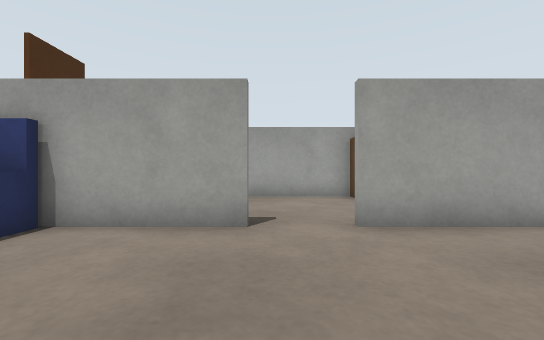
[1] (above)

24 first-person views from a walk through a world built for the Gazebo simulator. The camera is 0.46 m above the floor, looks level and sees 90° across. The floor is counted in squares, 0.5 m on a side. Each view is taken from the middle of a square. On the plan, view 1 faces up. The plan holds only what a view shows up to about 11 squares ahead; the rest is blank. The place goes on beyond the plan.

[2]
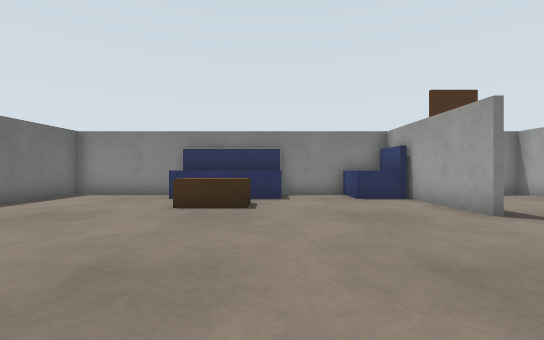

[3]
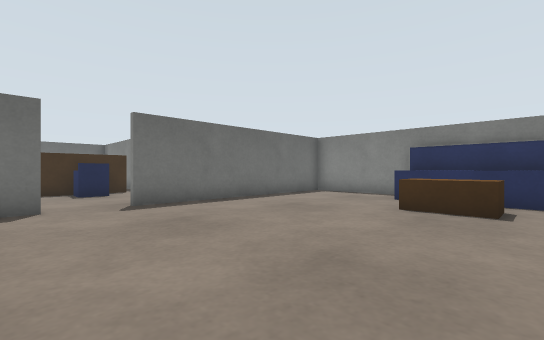

[4]
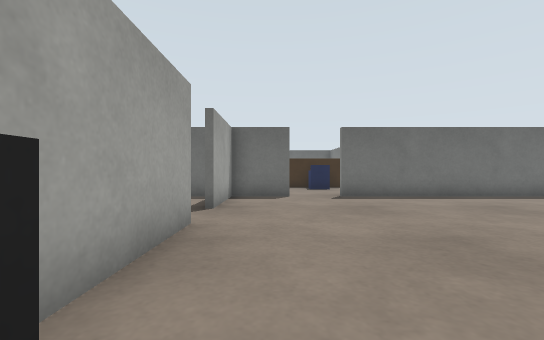

[5]
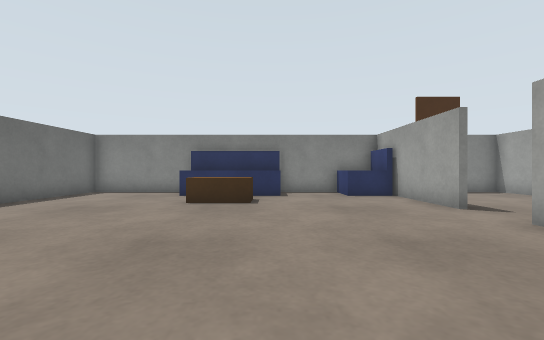

[6]
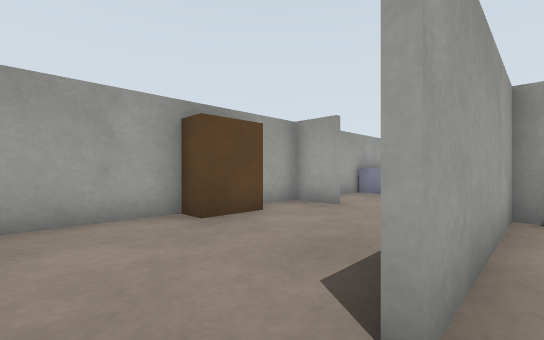

[7]
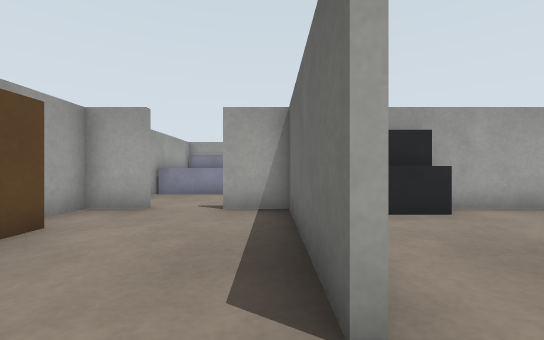

[8]
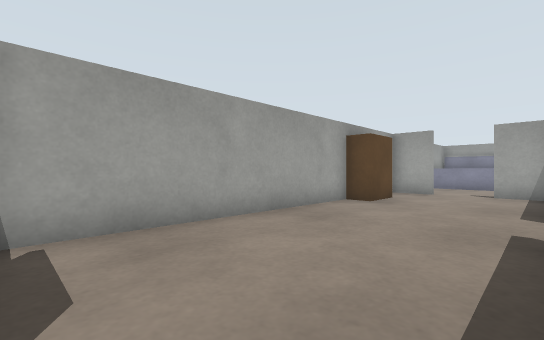

[9]
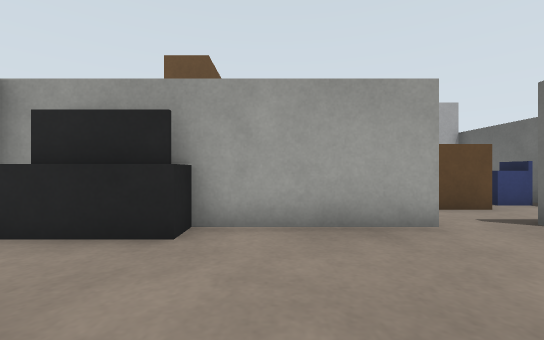

[10]
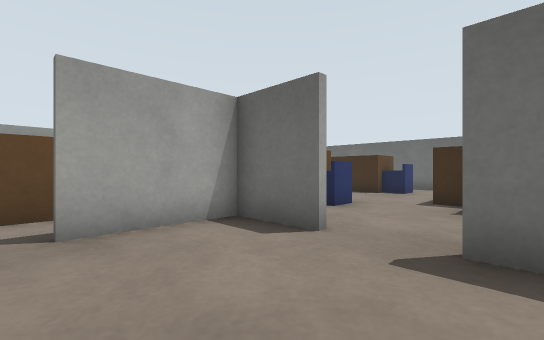

[11]
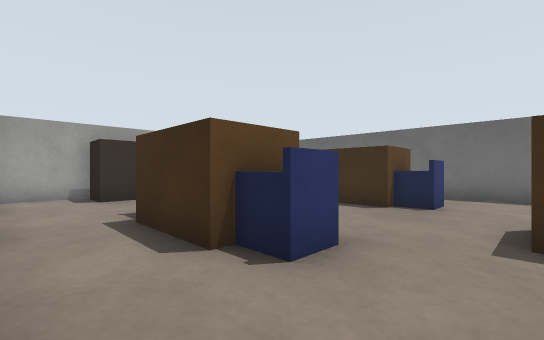

[12]
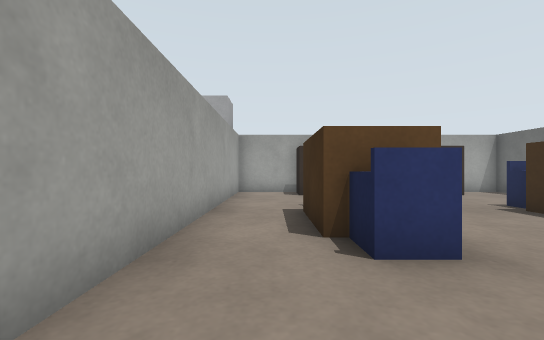

[13]
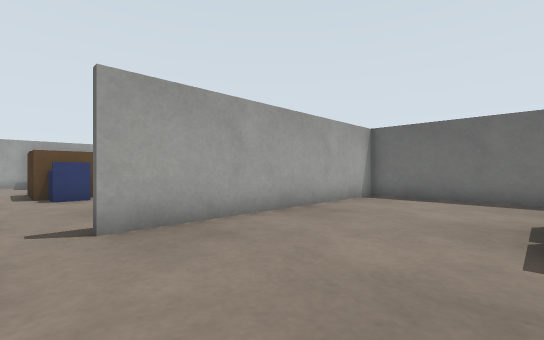

[14]
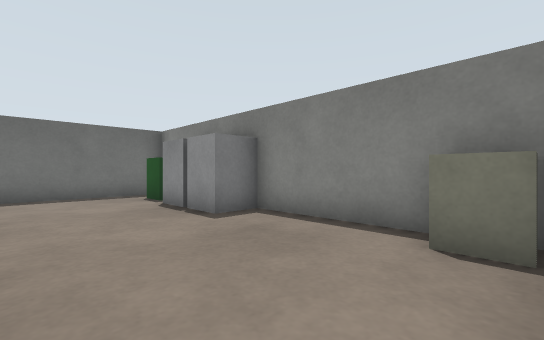

[15]
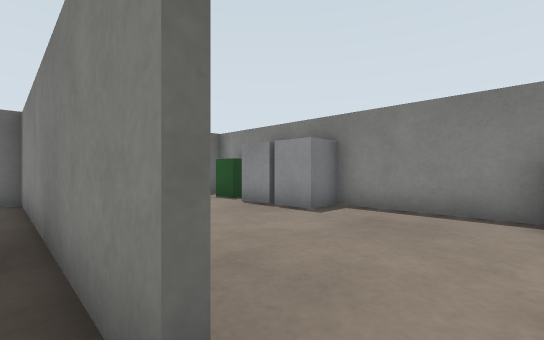

[16]
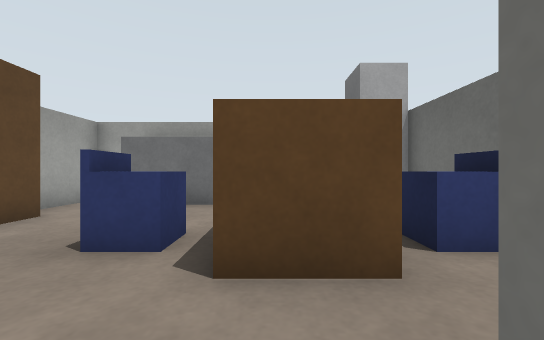

[17]
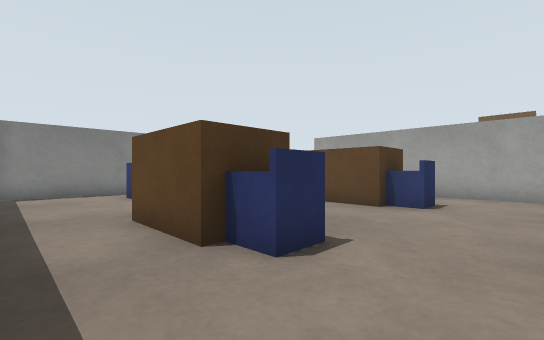

[18]
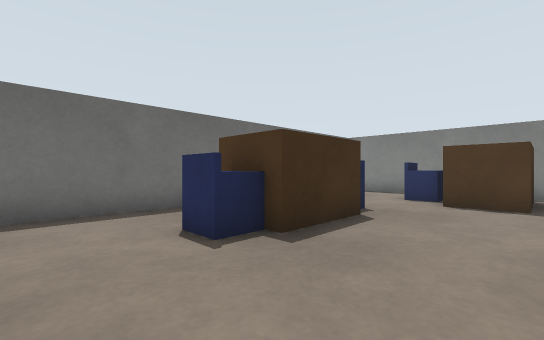

[19]
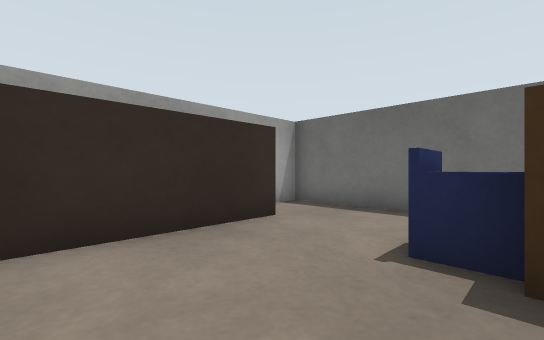

[20]
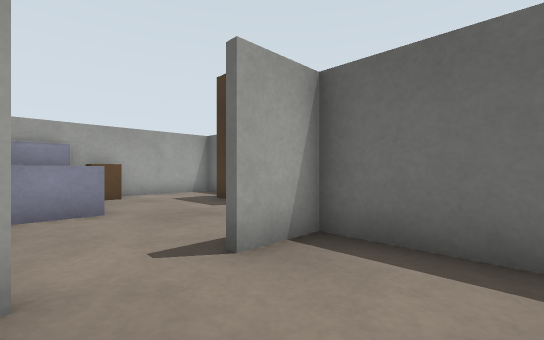

[21]
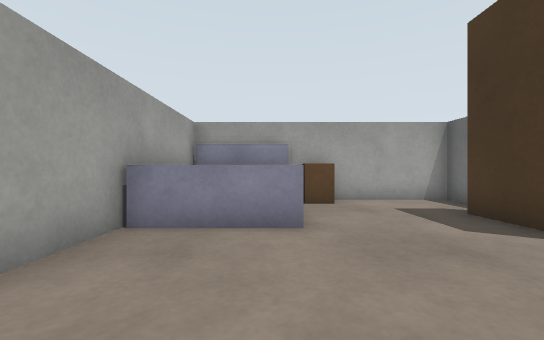

[22]
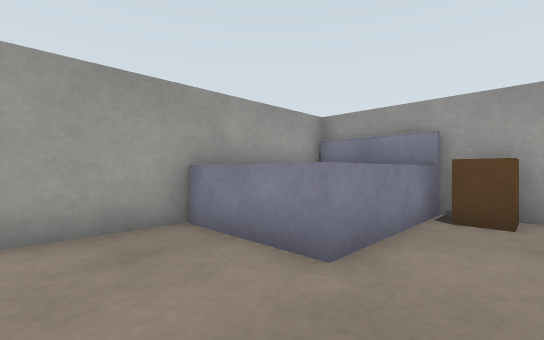

[23]
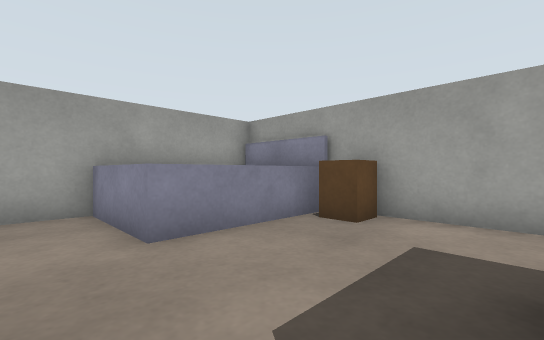

[24]
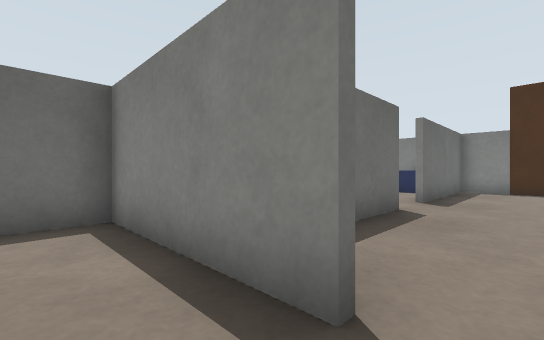

### Floor plan
Ten units are one square. View 1 is at (0, 0); x grows to the right and y downward. Boxes are objects, and circles mark ways between rooms. Rooms are numbered by the first view taken in them; rooms with no view inside come last. Other rooms are left out.
<svg viewBox="-70 -100 220 289">
<path fill="none" stroke="#000" d="M-4 -44 -35 -44M14 -46 65 -46M-35 -46 -4 -46M-54 -45 -54 72M62 -44 14 -44M-54 -61 -54 -48M64 28 64 -62M28 -94 -54 -94 -54 -89M64 -79 64 -94 50 -94M44 74 64 74 64 45M-45 74 26 74M72 74 79 74M86 76 44 76M104 74 124 74M124 76 104 76M6 99 6 180M144 102 144 80M41 184 144 184 144 175M144 -6 144 -94M135 -16 145 -16M144 -14 124 -14M-54 80 -54 142M66 -62 66 -16 80 -16M-54 176 -54 184 4 184 4 99M125 -94 80 -94"/>
<rect x="-65" y="-75" width="10" height="10" fill="#bbb"><title>brown box</title></rect>
<rect x="-55" y="-5" width="20" height="40" fill="#bbb"><title>sofa</title></rect>
<rect x="-55" y="-45" width="20" height="20" fill="#bbb"><title>other object</title></rect>
<rect x="-25" y="5" width="10" height="20" fill="#bbb"><title>brown box</title></rect>
<rect x="25" y="-95" width="20" height="10" fill="#bbb"><title>brown box</title></rect>
<rect x="55" y="-35" width="10" height="20" fill="#bbb"><title>TV</title></rect>
<rect x="-55" y="155" width="10" height="20" fill="#bbb"><title>green box</title></rect>
<rect x="-55" y="135" width="20" height="20" fill="#bbb"><title>white box</title></rect>
<rect x="-55" y="125" width="20" height="10" fill="#bbb"><title>white box</title></rect>
<rect x="-55" y="75" width="10" height="20" fill="#bbb"><title>grey box</title></rect>
<rect x="5" y="125" width="10" height="10" fill="#bbb"><title>brown box</title></rect>
<rect x="15" y="135" width="20" height="20" fill="#bbb"><title>chair</title></rect>
<rect x="15" y="105" width="20" height="20" fill="#bbb"><title>chair</title></rect>
<rect x="35" y="115" width="10" height="30" fill="#bbb"><title>brown box</title></rect>
<rect x="55" y="145" width="20" height="20" fill="#bbb"><title>chair</title></rect>
<rect x="55" y="95" width="20" height="20" fill="#bbb"><title>chair</title></rect>
<rect x="75" y="145" width="10" height="20" fill="#bbb"><title>brown box</title></rect>
<rect x="75" y="95" width="10" height="20" fill="#bbb"><title>brown box</title></rect>
<rect x="85" y="145" width="20" height="20" fill="#bbb"><title>chair</title></rect>
<rect x="85" y="95" width="20" height="20" fill="#bbb"><title>chair</title></rect>
<rect x="85" y="55" width="20" height="20" fill="#bbb"><title>chair</title></rect>
<rect x="85" y="35" width="20" height="20" fill="#bbb"><title>brown box</title></rect>
<rect x="85" y="15" width="20" height="10" fill="#bbb"><title>chair</title></rect>
<rect x="85" y="-35" width="40" height="20" fill="#bbb"><title>brown box</title></rect>
<rect x="95" y="-15" width="20" height="10" fill="#bbb"><title>brown box</title></rect>
<rect x="105" y="-95" width="40" height="30" fill="#bbb"><title>bed</title></rect>
<rect x="125" y="55" width="20" height="20" fill="#bbb"><title>white box</title></rect>
<rect x="125" y="-5" width="10" height="30" fill="#bbb"><title>grey box</title></rect>
<rect x="135" y="-65" width="10" height="10" fill="#bbb"><title>brown box</title></rect>
<circle cx="-50" cy="75" r="3" fill="#2a7"/>
<circle cx="35" cy="70" r="3" fill="#2a7"/>
<circle cx="70" cy="-70" r="3" fill="#2a7"/>
<circle cx="70" cy="35" r="3" fill="#2a7"/>
<text x="0" y="-10">1</text>
<text x="70" y="80">2</text>
</svg>
Room 1 opens to room 2.

Where each view was taken, in squares from view 1:
view 1: 0 up, 0 right, facing up
view 2: 0 up, 5 right, facing left
view 3: 0 up, 5 right, facing down-left
view 4: 2 up, 5 right, facing down
view 5: 0 up, 6 right, facing left
view 6: 4 up, 0 right, facing up-right
view 7: 5 up, 0 right, facing right
view 8: 5 up, 5 left, facing up-right
view 9: 0 up, 2 right, facing right
view 10: 4 down, 2 right, facing down-right
view 11: 8 down, 4 right, facing down-right
view 12: 9 down, 3 right, facing right
view 13: 9 down, 4 left, facing down-right
view 14: 8 down, 1 left, facing down-left
view 15: 9 down, 1 right, facing down-left
view 16: 4 down, 6 right, facing right
view 17: 18 down, 12 right, facing up-left
view 18: 12 down, 12 right, facing down-left
view 19: 12 down, 9 right, facing down-right
view 20: 8 up, 4 right, facing down-right
view 21: 7 up, 6 right, facing right
view 22: 5 up, 8 right, facing up-right
view 23: 3 up, 9 right, facing up-right
view 24: 7 up, 8 right, facing down-left
